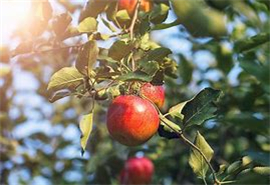
#> input picture 第一问的求解1/extracted_images/Attachment 1/1.jpg, 270 x 185 px
$ python -i '减少叶子的干扰.py'   (imports and definitions only)
#> lines starting #> are read from the running program, lines starting #| are printed output that depends on the picture; after the words box and inside, x2 and y2 are one past the last pixel; in counts of white or black regions, pixels touching at a corner belong together
import cv2
import numpy as np
import matplotlib.pyplot as plt
import zipfile
import os
plt.rcParams['font.sans-serif'] = ['SimSun']  # 指定英文字体为Times New Roman
plt.rcParams['axes.unicode_minus'] = False    # 解决负数坐标轴显示问题
plt.rcParams['font.size'] = 15                # 指定字号

def extract_zip(zip_file_path, extracted_folder_path):
    with zipfile.ZipFile(zip_file_path, 'r') as zip_ref:
        zip_ref.extractall(extracted_folder_path)

def count_apples(image_path):
#> called with image_path = 'extracted_images/Attachment 1/1.jpg'
    image = cv2.imread(image_path)
#> image is the input picture: shape (185, 270, 3); mean B, G, R 102.7, 122.4, 127.6
    hsv_image = cv2.cvtColor(image, cv2.COLOR_BGR2HSV)
#> hsv_image: shape (185, 270, 3); mean H, S, V 51.8, 87.8, 140.4

    # 定义红色苹果的HSV范围（放宽颜色范围）
    lower_red = np.array([0, 40, 40])
    upper_red = np.array([10, 255, 255])
    mask_red = cv2.inRange(hsv_image, lower_red, upper_red)
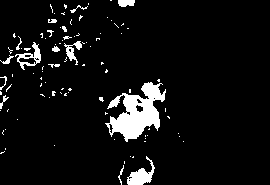
#> mask_red: shape (185, 270); 6.6% white; 95 white regions (79 under 20 px), largest, box (x1, y1, x2, y2) and area: (105, 82, 166, 142) 1785, (127, 156, 155, 185) 345, (15, 42, 41, 70) 240

    # 定义青色苹果的HSV范围（放宽颜色范围）
    lower_green = np.array([35, 40, 40])
    upper_green = np.array([85, 255, 255])
    mask_green = cv2.inRange(hsv_image, lower_green, upper_green)
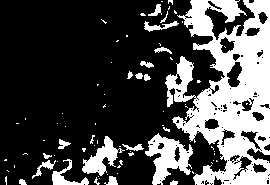
#> mask_green: shape (185, 270); 28.4% white; 78 white regions (57 under 20 px), largest, box (x1, y1, x2, y2) and area: (165, 0, 270, 185) 10784, (145, 133, 193, 185) 1225, (82, 136, 125, 176) 678

    mask = cv2.bitwise_or(mask_red, mask_green)
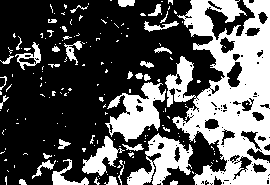
#> mask: shape (185, 270); 35% white; 170 white regions (134 under 20 px), largest, box (x1, y1, x2, y2) and area: (165, 0, 270, 185) 10784, (105, 82, 166, 142) 1785, (127, 133, 193, 185) 1570

    # 调整形态学操作参数
    kernel = np.ones((3, 3), np.uint8)
    mask = cv2.dilate(mask, kernel, iterations=1)
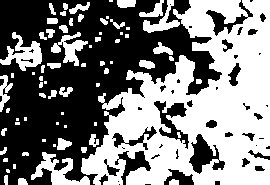
#> mask: shape (185, 270); 49.3% white; 71 white regions (29 under 20 px), largest, box (x1, y1, x2, y2) and area: (81, 0, 270, 185) 19605, (31, 152, 90, 185) 769, (0, 32, 42, 71) 721
    mask = cv2.erode(mask, kernel, iterations=1)
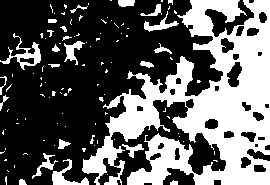
#> mask: shape (185, 270); 37.7% white; 109 white regions (85 under 20 px)

    contours, _ = cv2.findContours(mask, cv2.RETR_TREE, cv2.CHAIN_APPROX_SIMPLE)
#> contours = 135 contours, 92 with area under 20; largest, box (x1, y1, x2, y2) and area: (82, 0, 270, 185) 16696, (0, 33, 41, 70) 356, (226, 61, 243, 88) 266, (52, 159, 89, 185) 248, (64, 41, 85, 65) 160

    apple_count = 0
    for contour in contours:
        if len(contour) >= 5:
            ellipse = cv2.fitEllipse(contour)
            (center, axes, orientation) = ellipse
            majoraxis_length = max(axes)
            minoraxis_length = min(axes)
            eccentricity = np.sqrt(1 - (minoraxis_length/majoraxis_length)**2)

            # 调整面积和偏心率的阈值
            area = cv2.contourArea(contour)
            if area > 50 and eccentricity < 0.85:
                apple_count += 1
#> this loop made 135 passes
#> (center, axes, orientation, majoraxis_length, minoraxis_length, eccentricity, area) on passes 1, 2, 8, 10, 18, 23, 42, 65, 68, 69: ((173.7, 183), (5.54, 7.79), 78.02, 7.79, 5.54, 0.704, 20.5), ((22.35, 183.9), (6.4, 10.9), 154.5, 10.9, 6.4, 0.81, 26), ((84.45, 167.5), (27.26, 57.77), 73.23, 57.77, 27.26, 0.882, 248), ((44.56, 164.8), (15.11, 27), 40.44, 27, 15.11, 0.829, 113.5), ((133, 149), (14.1, 20.97), 120.7, 20.97, 14.1, 0.74, 87), ((58.9, 143.4), (8.17, 19.77), 96.15, 19.77, 8.17, 0.911, 54.5), ((3.9, 102.8), (6.33, 16.14), 16.48, 16.14, 6.33, 0.92, 23.5), ((146.2, 63.93), (4.9, 13.87), 102, 13.87, 4.9, 0.935, 45.5), ((56.86, 47.21), (6.34, 10.62), 48.04, 10.62, 6.34, 0.802, 25), ((162.4, 50.89), (9.72, 18.29), 123.9, 18.29, 9.72, 0.847, 45.5)
#> ellipse on pass 119: ((266.6, 105.4), (5.37, 5.88), 135)
#> after the loop, apple_count = 17

    return apple_count

zip_file_path = 'Attachment 1.zip'
extracted_folder_path = 'extracted_images'

# [1 line not run here, left out]

inner_folder_path = os.path.join(extracted_folder_path, os.listdir(extracted_folder_path)[0])
inner_extracted_files = os.listdir(inner_folder_path)

apple_counts = []
# [10 lines not run here, left out]

import random

# 绘制箱型图
# [5 lines not run here, left out]

# 绘制累积分布函数图
sorted_counts = np.sort(apple_counts)
cdf = np.arange(1, len(sorted_counts)+1) / len(sorted_counts)
# [6 lines not run here, left out]

# 随机选择几个图像进行展示
# [1 line that did not run here, left out]
# [1 line that did not run here, left out]
# [1 line that did not run here, left out]

# [10 lines not run here, left out]

# 选择一个样本图像进行展示
# [1 line that did not run here, left out]
# [1 line that did not run here, left out]
# [1 line not run here, left out]

# 应用颜色范围以识别苹果
# [1 line that did not run here, left out]
lower_red = np.array([0, 40, 40])
upper_red = np.array([10, 255, 255])
# [1 line that did not run here, left out]

lower_green = np.array([35, 40, 40])
upper_green = np.array([85, 255, 255])
# [1 line that did not run here, left out]
# [1 line that did not run here, left out]

# 应用形态学操作
kernel = np.ones((3, 3), np.uint8)
# [1 line that did not run here, left out]
# [1 line that did not run here, left out]

# 显示原始图像和处理后的图像
# [11 lines not run here, left out]

>>> result = count_apples('extracted_images/Attachment 1/1.jpg')
#> result = 17
